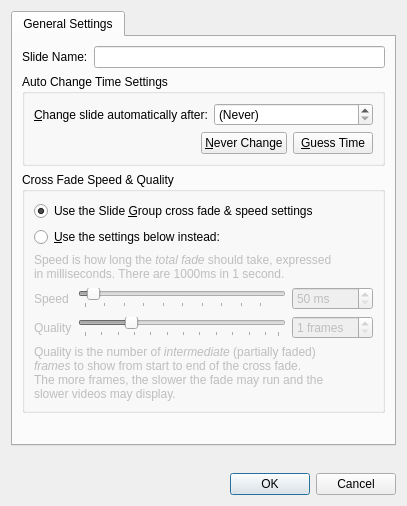
<?xml version="1.0" encoding="UTF-8"?>
<ui version="4.0">
 <class>SlideSettingsDialog</class>
 <widget class="QDialog" name="SlideSettingsDialog">
  <property name="geometry">
   <rect>
    <x>0</x>
    <y>0</y>
    <width>407</width>
    <height>506</height>
   </rect>
  </property>
  <property name="windowTitle">
   <string>Dialog</string>
  </property>
  <layout class="QVBoxLayout" name="verticalLayout_4">
   <item>
    <widget class="QTabWidget" name="tabWidget">
     <property name="currentIndex">
      <number>0</number>
     </property>
     <widget class="QWidget" name="tab">
      <attribute name="title">
       <string>General Settings</string>
      </attribute>
      <layout class="QVBoxLayout" name="verticalLayout_3">
       <item>
        <layout class="QHBoxLayout" name="horizontalLayout_3">
         <item>
          <widget class="QLabel" name="label_2">
           <property name="text">
            <string>Slide Name:</string>
           </property>
          </widget>
         </item>
         <item>
          <widget class="QLineEdit" name="slideName"/>
         </item>
        </layout>
       </item>
       <item>
        <widget class="QGroupBox" name="groupBox">
         <property name="title">
          <string>Auto Change Time Settings</string>
         </property>
         <layout class="QVBoxLayout" name="verticalLayout_2">
          <item>
           <layout class="QHBoxLayout" name="horizontalLayout">
            <item>
             <widget class="QLabel" name="label">
              <property name="text">
               <string>&amp;Change slide automatically after:</string>
              </property>
              <property name="buddy">
               <cstring>slideChangeTime</cstring>
              </property>
             </widget>
            </item>
            <item>
             <widget class="QDoubleSpinBox" name="slideChangeTime">
              <property name="specialValueText">
               <string>(Never)</string>
              </property>
              <property name="suffix">
               <string> seconds</string>
              </property>
             </widget>
            </item>
           </layout>
          </item>
          <item>
           <layout class="QHBoxLayout" name="horizontalLayout_2">
            <item>
             <spacer name="horizontalSpacer">
              <property name="orientation">
               <enum>Qt::Horizontal</enum>
              </property>
              <property name="sizeHint" stdset="0">
               <size>
                <width>40</width>
                <height>20</height>
               </size>
              </property>
             </spacer>
            </item>
            <item>
             <widget class="QPushButton" name="btnNever">
              <property name="text">
               <string>&amp;Never Change</string>
              </property>
             </widget>
            </item>
            <item>
             <widget class="QPushButton" name="btnGuess">
              <property name="text">
               <string>&amp;Guess Time</string>
              </property>
             </widget>
            </item>
           </layout>
          </item>
         </layout>
        </widget>
       </item>
       <item>
        <widget class="QGroupBox" name="groupBox_4">
         <property name="title">
          <string>Cross Fade Speed &amp;&amp; Quality</string>
         </property>
         <layout class="QVBoxLayout" name="verticalLayout_5">
          <item>
           <widget class="QRadioButton" name="btnUseGroup">
            <property name="text">
             <string>Use the Slide &amp;Group cross fade &amp;&amp; speed settings</string>
            </property>
            <property name="checked">
             <bool>true</bool>
            </property>
           </widget>
          </item>
          <item>
           <widget class="QRadioButton" name="btnUseSlide">
            <property name="text">
             <string>&amp;Use the settings below instead:</string>
            </property>
           </widget>
          </item>
          <item>
           <widget class="QWidget" name="fadeSettingsBase" native="true">
            <property name="enabled">
             <bool>false</bool>
            </property>
            <layout class="QVBoxLayout" name="verticalLayout">
             <property name="margin">
              <number>0</number>
             </property>
             <item>
              <widget class="QLabel" name="label_6">
               <property name="text">
                <string>&lt;!DOCTYPE HTML PUBLIC &quot;-//W3C//DTD HTML 4.0//EN&quot; &quot;http://www.w3.org/TR/REC-html40/strict.dtd&quot;&gt;
&lt;html&gt;&lt;head&gt;&lt;meta name=&quot;qrichtext&quot; content=&quot;1&quot; /&gt;&lt;style type=&quot;text/css&quot;&gt;
p, li { white-space: pre-wrap; }
&lt;/style&gt;&lt;/head&gt;&lt;body style=&quot; font-family:'Sans Serif'; font-size:9pt; font-weight:400; font-style:normal;&quot;&gt;
&lt;table style=&quot;-qt-table-type: root; margin-top:4px; margin-bottom:4px; margin-left:4px; margin-right:4px;&quot;&gt;
&lt;tr&gt;
&lt;td style=&quot;border: none;&quot;&gt;
&lt;p style=&quot; margin-top:0px; margin-bottom:0px; margin-left:0px; margin-right:0px; -qt-block-indent:0; text-indent:0px;&quot;&gt;Speed is how long the&lt;span style=&quot; font-style:italic;&quot;&gt; total fade&lt;/span&gt; should take, expressed&lt;/p&gt;
&lt;p style=&quot; margin-top:0px; margin-bottom:0px; margin-left:0px; margin-right:0px; -qt-block-indent:0; text-indent:0px;&quot;&gt;in milliseconds. There are 1000ms in 1 second.&lt;/p&gt;&lt;/td&gt;&lt;/tr&gt;&lt;/table&gt;&lt;/body&gt;&lt;/html&gt;</string>
               </property>
              </widget>
             </item>
             <item>
              <layout class="QGridLayout" name="gridLayout">
               <item row="0" column="0">
                <widget class="QLabel" name="label_4">
                 <property name="text">
                  <string>Speed</string>
                 </property>
                </widget>
               </item>
               <item row="1" column="0">
                <widget class="QLabel" name="label_5">
                 <property name="text">
                  <string>Quality</string>
                 </property>
                </widget>
               </item>
               <item row="0" column="1">
                <widget class="QSlider" name="speedSlider">
                 <property name="minimum">
                  <number>50</number>
                 </property>
                 <property name="maximum">
                  <number>5000</number>
                 </property>
                 <property name="singleStep">
                  <number>100</number>
                 </property>
                 <property name="pageStep">
                  <number>500</number>
                 </property>
                 <property name="value">
                  <number>250</number>
                 </property>
                 <property name="orientation">
                  <enum>Qt::Horizontal</enum>
                 </property>
                 <property name="invertedAppearance">
                  <bool>false</bool>
                 </property>
                 <property name="invertedControls">
                  <bool>false</bool>
                 </property>
                 <property name="tickPosition">
                  <enum>QSlider::TicksBelow</enum>
                 </property>
                 <property name="tickInterval">
                  <number>500</number>
                 </property>
                </widget>
               </item>
               <item row="1" column="1">
                <widget class="QSlider" name="qualitySlider">
                 <property name="minimum">
                  <number>1</number>
                 </property>
                 <property name="maximum">
                  <number>60</number>
                 </property>
                 <property name="singleStep">
                  <number>5</number>
                 </property>
                 <property name="value">
                  <number>15</number>
                 </property>
                 <property name="orientation">
                  <enum>Qt::Horizontal</enum>
                 </property>
                 <property name="tickPosition">
                  <enum>QSlider::TicksBelow</enum>
                 </property>
                 <property name="tickInterval">
                  <number>5</number>
                 </property>
                </widget>
               </item>
               <item row="0" column="2">
                <widget class="QSpinBox" name="speedBox">
                 <property name="suffix">
                  <string> ms</string>
                 </property>
                 <property name="minimum">
                  <number>50</number>
                 </property>
                 <property name="maximum">
                  <number>5000</number>
                 </property>
                 <property name="singleStep">
                  <number>10</number>
                 </property>
                </widget>
               </item>
               <item row="1" column="2">
                <widget class="QSpinBox" name="qualityBox">
                 <property name="suffix">
                  <string> frames</string>
                 </property>
                 <property name="minimum">
                  <number>1</number>
                 </property>
                 <property name="maximum">
                  <number>60</number>
                 </property>
                </widget>
               </item>
              </layout>
             </item>
             <item>
              <widget class="QLabel" name="label_7">
               <property name="text">
                <string>&lt;!DOCTYPE HTML PUBLIC &quot;-//W3C//DTD HTML 4.0//EN&quot; &quot;http://www.w3.org/TR/REC-html40/strict.dtd&quot;&gt;
&lt;html&gt;&lt;head&gt;&lt;meta name=&quot;qrichtext&quot; content=&quot;1&quot; /&gt;&lt;style type=&quot;text/css&quot;&gt;
p, li { white-space: pre-wrap; }
&lt;/style&gt;&lt;/head&gt;&lt;body style=&quot; font-family:'Sans Serif'; font-size:9pt; font-weight:400; font-style:normal;&quot;&gt;
&lt;table style=&quot;-qt-table-type: root; margin-top:4px; margin-bottom:4px; margin-left:4px; margin-right:4px;&quot;&gt;
&lt;tr&gt;
&lt;td style=&quot;border: none;&quot;&gt;
&lt;p style=&quot; margin-top:0px; margin-bottom:0px; margin-left:0px; margin-right:0px; -qt-block-indent:0; text-indent:0px;&quot;&gt;Quality is the number of &lt;span style=&quot; font-style:italic;&quot;&gt;intermediate&lt;/span&gt; (partially faded)&lt;/p&gt;
&lt;p style=&quot; margin-top:0px; margin-bottom:0px; margin-left:0px; margin-right:0px; -qt-block-indent:0; text-indent:0px;&quot;&gt;&lt;span style=&quot; font-style:italic;&quot;&gt;frames&lt;/span&gt; to show from start to end of the cross fade. &lt;/p&gt;
&lt;p style=&quot; margin-top:0px; margin-bottom:0px; margin-left:0px; margin-right:0px; -qt-block-indent:0; text-indent:0px;&quot;&gt;The more frames, the slower the fade may run and the&lt;/p&gt;
&lt;p style=&quot; margin-top:0px; margin-bottom:0px; margin-left:0px; margin-right:0px; -qt-block-indent:0; text-indent:0px;&quot;&gt;slower videos may display.&lt;/p&gt;&lt;/td&gt;&lt;/tr&gt;&lt;/table&gt;&lt;/body&gt;&lt;/html&gt;</string>
               </property>
              </widget>
             </item>
            </layout>
           </widget>
          </item>
         </layout>
        </widget>
       </item>
       <item>
        <spacer name="verticalSpacer">
         <property name="orientation">
          <enum>Qt::Vertical</enum>
         </property>
         <property name="sizeHint" stdset="0">
          <size>
           <width>20</width>
           <height>40</height>
          </size>
         </property>
        </spacer>
       </item>
      </layout>
     </widget>
    </widget>
   </item>
   <item>
    <spacer name="verticalSpacer_2">
     <property name="orientation">
      <enum>Qt::Vertical</enum>
     </property>
     <property name="sizeHint" stdset="0">
      <size>
       <width>20</width>
       <height>40</height>
      </size>
     </property>
    </spacer>
   </item>
   <item>
    <widget class="QDialogButtonBox" name="buttonBox">
     <property name="orientation">
      <enum>Qt::Horizontal</enum>
     </property>
     <property name="standardButtons">
      <set>QDialogButtonBox::Cancel|QDialogButtonBox::Ok</set>
     </property>
    </widget>
   </item>
  </layout>
 </widget>
 <resources/>
 <connections>
  <connection>
   <sender>buttonBox</sender>
   <signal>accepted()</signal>
   <receiver>SlideSettingsDialog</receiver>
   <slot>accept()</slot>
   <hints>
    <hint type="sourcelabel">
     <x>257</x>
     <y>470</y>
    </hint>
    <hint type="destinationlabel">
     <x>157</x>
     <y>274</y>
    </hint>
   </hints>
  </connection>
  <connection>
   <sender>buttonBox</sender>
   <signal>rejected()</signal>
   <receiver>SlideSettingsDialog</receiver>
   <slot>reject()</slot>
   <hints>
    <hint type="sourcelabel">
     <x>325</x>
     <y>470</y>
    </hint>
    <hint type="destinationlabel">
     <x>286</x>
     <y>274</y>
    </hint>
   </hints>
  </connection>
  <connection>
   <sender>btnUseSlide</sender>
   <signal>toggled(bool)</signal>
   <receiver>fadeSettingsBase</receiver>
   <slot>setEnabled(bool)</slot>
   <hints>
    <hint type="sourcelabel">
     <x>89</x>
     <y>210</y>
    </hint>
    <hint type="destinationlabel">
     <x>367</x>
     <y>293</y>
    </hint>
   </hints>
  </connection>
  <connection>
   <sender>speedSlider</sender>
   <signal>valueChanged(int)</signal>
   <receiver>speedBox</receiver>
   <slot>setValue(int)</slot>
   <hints>
    <hint type="sourcelabel">
     <x>201</x>
     <y>265</y>
    </hint>
    <hint type="destinationlabel">
     <x>326</x>
     <y>273</y>
    </hint>
   </hints>
  </connection>
  <connection>
   <sender>qualitySlider</sender>
   <signal>valueChanged(int)</signal>
   <receiver>qualityBox</receiver>
   <slot>setValue(int)</slot>
   <hints>
    <hint type="sourcelabel">
     <x>214</x>
     <y>302</y>
    </hint>
    <hint type="destinationlabel">
     <x>317</x>
     <y>308</y>
    </hint>
   </hints>
  </connection>
  <connection>
   <sender>qualityBox</sender>
   <signal>valueChanged(int)</signal>
   <receiver>qualitySlider</receiver>
   <slot>setValue(int)</slot>
   <hints>
    <hint type="sourcelabel">
     <x>343</x>
     <y>304</y>
    </hint>
    <hint type="destinationlabel">
     <x>156</x>
     <y>309</y>
    </hint>
   </hints>
  </connection>
  <connection>
   <sender>speedBox</sender>
   <signal>valueChanged(int)</signal>
   <receiver>speedSlider</receiver>
   <slot>setValue(int)</slot>
   <hints>
    <hint type="sourcelabel">
     <x>320</x>
     <y>276</y>
    </hint>
    <hint type="destinationlabel">
     <x>242</x>
     <y>278</y>
    </hint>
   </hints>
  </connection>
 </connections>
</ui>
